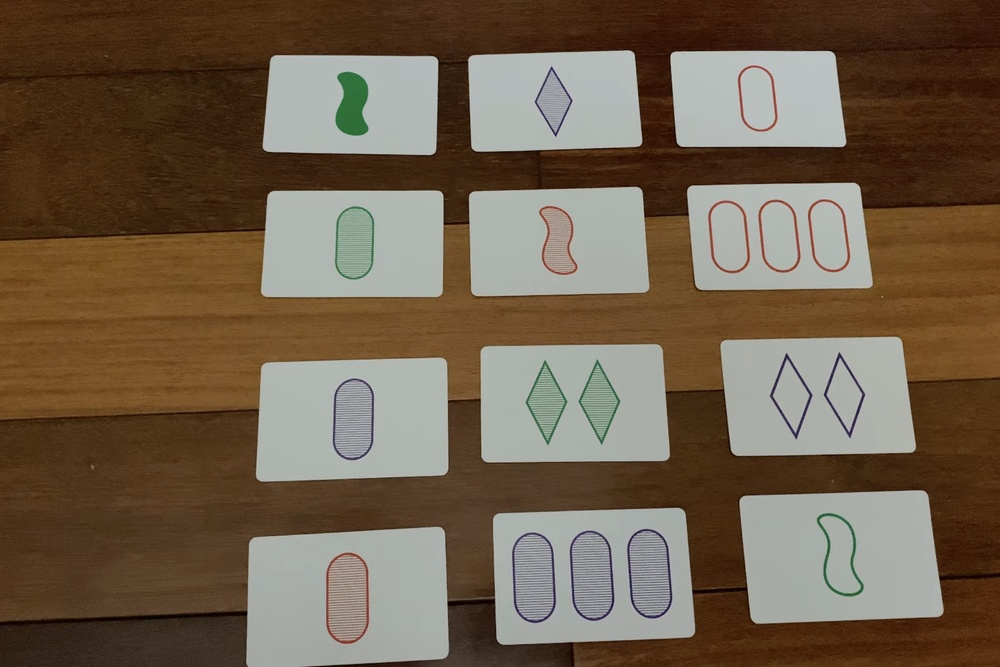
#> input picture test.jpg, 1000 x 667 px, shrunk from 2278 x 1520 before the run
$ python -i extract.py   (imports and definitions only)
#> lines starting #> are read from the running program, lines starting #| are printed output that depends on the picture; after the words box and inside, x2 and y2 are one past the last pixel; in counts of white or black regions, pixels touching at a corner belong together
import cv2 as cv
import numpy as np
import math
import statistics
from copy import deepcopy
import streamlit as st

BLUR_SIZE = 7
GAUSSIAN_DEV = 1000
BINARY_CAP = 165 #needs to be well-lit environment ¯\_(ツ)_/¯ (or does it?)
QUADRANGLE_TOLERANCE = .05 #0.1
CARDSIZE_TOLERANCE_UPPER = 2 #2.5
CARDSIZE_TOLERANCE_LOWER = 1/2 #2/5
NUM_CARDS_FOR_MEDIAN_HIGH = 15
NUM_CARDS_FOR_MEDIAN_LOW = 4
NUM_MAX_CARDS = 100 #in case of duplicates, which will be dealt with in find.py

R_1 = [(0, 0, 165), (180, 65, 255)]
R_2 = [(0, 0, 65), (180, 65, 255)]
R_3 = [(0, 0, 0), (180, 125, 255)]
RANGES = [R_1, R_2, R_3]#[LOW_SAT, MED_SAT, HIGH_SAT] #SAT_RANGE_EXTREME_LOW

def inRadius(candidate_centroid, equiv_class_centroid):
    for value in equiv_class_centroid:
        c = value[0]
        radius = value[1]
        if np.sqrt((candidate_centroid[0] - c[0])**2 + (candidate_centroid[1] - c[1])**2) <= radius:
            return True
    return False

def uniqueContours(contours, centers):
    contour_partition = {}
    centroid_partition = {} #equivalence classes
    size_of_partition = 0
    for i, cnt in enumerate(contours):
        centroid = centers[i]
        epsilon = QUADRANGLE_TOLERANCE*cv.arcLength(cnt, True)
        approx = cv.approxPolyDP(cnt, epsilon, True)
        _, width, height = standardize(np.reshape(approx, (4, 2)))
        radius = min(width, height) / 2
        count = 0
        for key in contour_partition:
            if inRadius(centroid, centroid_partition[key]):
                contour_partition[key].append(cnt) #'''deepcopy'''
                centroid_partition[key].append( (centroid, radius) )
                count += 1
        if count == 0:
            contour_partition[size_of_partition] = [cnt] #'''deepcopy'''
            centroid_partition[size_of_partition] = [(centroid, radius)]
            size_of_partition += 1

    unique_contours = []
    #get representatives, choosing contours with the least number of points
    for key, equiv_class in contour_partition.items():
        largestContourArea = max(list(map(lambda x : cv.contourArea(x), equiv_class)))
        def func(x):
            area = cv.contourArea(x)
            return area < largestContourArea * 2.25 and area > largestContourArea * 0.35
        largest_within_max = sorted(list(filter(func, equiv_class)), key = cv.contourArea, reverse = True)[:max(len(RANGES), 3)]
        smallest_by_contour_len = sorted(largest_within_max, key = len)
        representative_contour = smallest_by_contour_len[0].copy() #smallest_by_contour_len# #'''deepcopy'''
        unique_contours.append(representative_contour) #pick the contour with the least number of points


    return unique_contours

def filterContours(orig, contours):
    quads = []
    for cnt in contours:
        epsilon = QUADRANGLE_TOLERANCE*cv.arcLength(cnt, True)
        approx = cv.approxPolyDP(cnt, epsilon, True)
        if len(approx) == 4:
            quads.append(cnt)
    largestQuads = sorted(quads, key = cv.contourArea, reverse = True)
    intermediate = list(map(lambda x : cv.contourArea(x), largestQuads))
    largestAreas1 = intermediate[:NUM_CARDS_FOR_MEDIAN_HIGH]
    largestAreas2 = intermediate[:NUM_CARDS_FOR_MEDIAN_LOW] #'''deepcopy'''

    if len(largestAreas1) == 0:
        return []
    med1 = statistics.median(largestAreas1)
    med2 = statistics.median(largestAreas2)
    med = med2 if med1 < 0.2 * med2 else med1
    output = list(filter(lambda x: cv.contourArea(x) < CARDSIZE_TOLERANCE_UPPER * med and cv.contourArea(x) > CARDSIZE_TOLERANCE_LOWER * med, largestQuads))
    return output[:NUM_MAX_CARDS]

def thresholdAndFilterContours(hsv_img, ranges, extra_threshs):
    allContours = []
    allCenters = []
    threshs = []
    blurred = cv.GaussianBlur(hsv_img, (BLUR_SIZE, BLUR_SIZE), GAUSSIAN_DEV, GAUSSIAN_DEV)
    for range in ranges:
        threshs.append(cv.inRange(blurred, range[0], range[1]))
    for thresh in extra_threshs:
        threshs.append(thresh)

    for thresh in threshs:
#        st.image(thresh)
        conts, _ = cv.findContours(thresh, cv.RETR_LIST, cv.CHAIN_APPROX_SIMPLE)
        filteredContours = filterContours(hsv_img, conts)
        for cnt in filteredContours:
            M = cv.moments(cnt)
            c = (int(M['m10']/M['m00']), int(M['m01']/M['m00']))
            allCenters.append(c)
            allContours.append(cnt)

    unique_contours = uniqueContours(allContours, allCenters)
    last_filter = filterContours(hsv_img, unique_contours)

    assert len(last_filter) >= 0, "none of the thresholding ranges produced desirable contours?"
    return last_filter

def standardize(quadrangle):
    assert len(quadrangle) == 4, "Houston, we've got a problem: quadrangle is said to be made up of more than 4 points."
    points = []
    for point in quadrangle:
        points.append((point[0], point[1]))
    bottomRight = max(points, key = lambda x : sum(x))
    topLeft = min(points, key = lambda x: sum(x))
    points.remove(bottomRight)
    points.remove(topLeft)
    topRight = max(points, key = lambda x: x[0])
    points.remove(topRight)
    assert len(points) == 1, "Removing more than allowed points?"
    bottomLeft = points[0]
    width = min(math.dist(topLeft, topRight), math.dist(bottomLeft, bottomRight))
    height = min(math.dist(topLeft, bottomLeft), math.dist(topRight, bottomRight))
    return np.float32([topRight, topLeft, bottomLeft, bottomRight]), width, height

''' MOST GOING ON HERE '''
def getCardImagesAndTheirContours(orig_img):
    hsv_img = cv.cvtColor(orig_img, cv.COLOR_RGB2HSV)
#> hsv_img: shape (667, 1000, 3); mean H, S, V 32.2, 117.9, 115.6
    gray_img = cv.cvtColor(orig_img, cv.COLOR_RGB2GRAY)
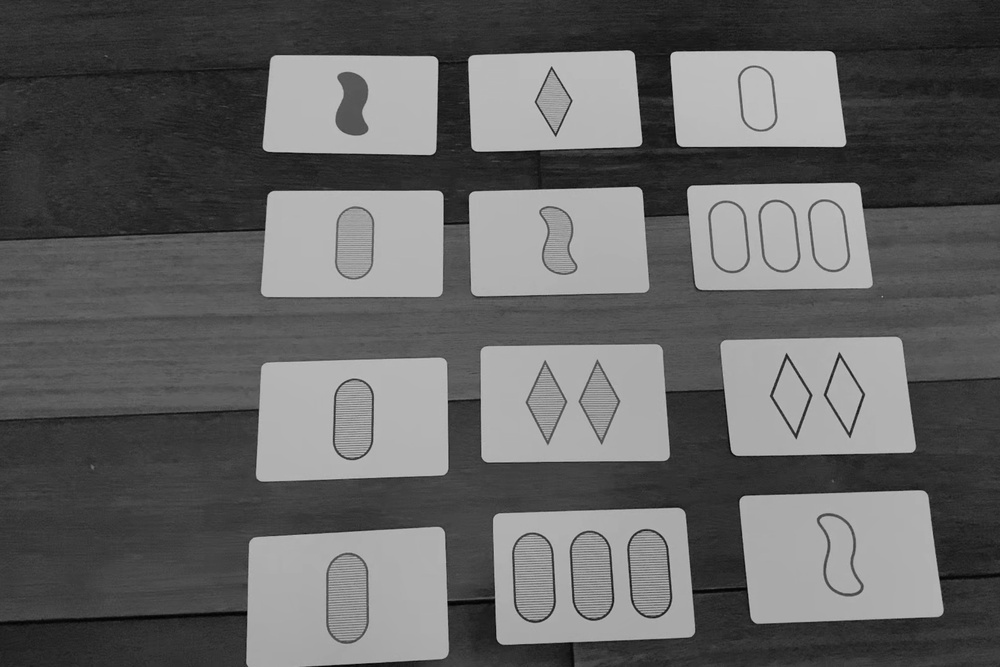
#> gray_img: shape (667, 1000); min 1, max 204, mean 99.5
    blurred = cv.GaussianBlur(gray_img, (BLUR_SIZE, BLUR_SIZE), GAUSSIAN_DEV, GAUSSIAN_DEV)
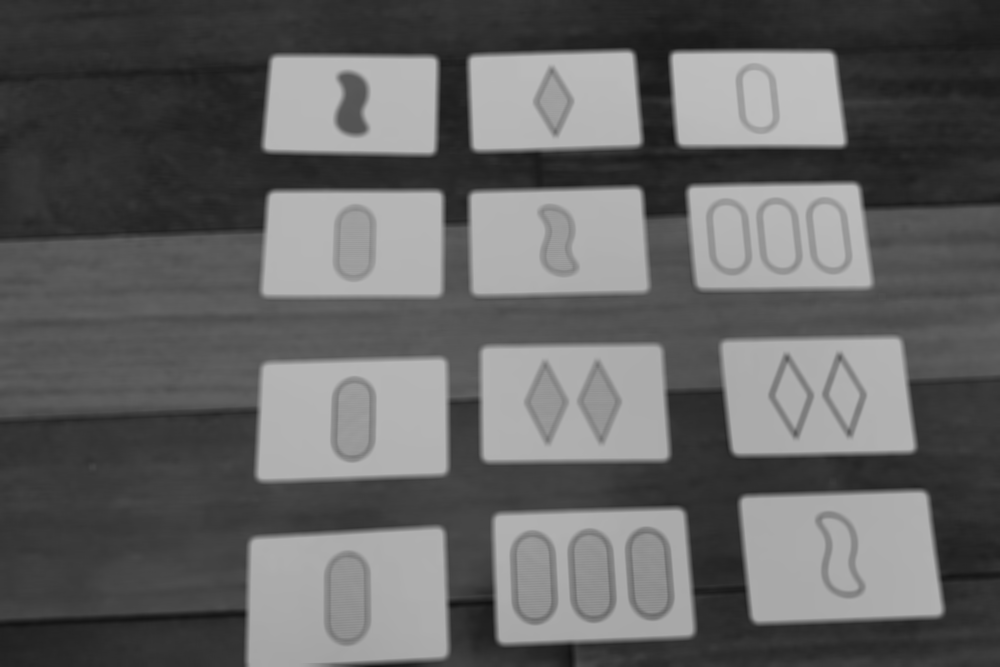
#> blurred: shape (667, 1000); min 18, max 193, mean 99.5
    _, thresh = cv.threshold(blurred, BINARY_CAP, 255, cv.THRESH_BINARY)
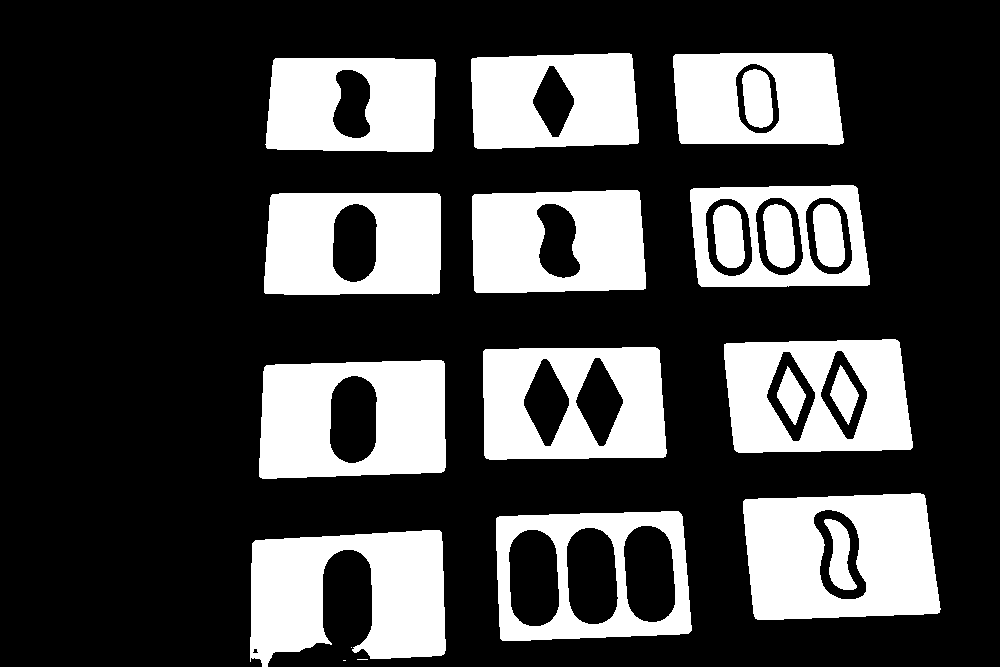
#> thresh: shape (667, 1000); 27.4% white; 22 white regions (3 under 20 px)
    cardContours = thresholdAndFilterContours(hsv_img, RANGES, [thresh])
#> in thresholdAndFilterContours, `blurred = cv.GaussianBlur(hsv_img, (BLUR_SIZE, BLUR_SIZE), GAUSSIAN_DE..`: blurred: shape (667, 1000, 3); mean H, S, V 32.2, 117.9, 115.6
#> after the loop in thresholdAndFilterContours, `for range in ranges:`: threshs = 3 items
#> the loop in thresholdAndFilterContours, `for thresh in extra_threshs:` made 1 pass
#> after the loop in thresholdAndFilterContours, `for thresh in extra_threshs:`: threshs = 4 items
#> the loop in thresholdAndFilterContours, `for thresh in threshs:` made 4 passes
#> (largestAreas2 in filterContours, med1 in filterContours, med2 in filterContours, med in filterContours) on passes 1 to 4: ([24249.5, 23479, 22293, 20859.5], 16953, 22886, 16953), ([26041, 25009, 23352.5, 21875.5], 17756, 24180.8, 17756), ([24678, 23714, 22620.5, 21869.5], 17257.5, 23167.2, 17257.5), ([23312, 22135.5, 20585, 19586], 16743, 21360.2, 16743)
#> after the loop in thresholdAndFilterContours, `for thresh in threshs:`: allCenters = 45 pairs, first value 346 to 839, second value 98 to 598; allContours = 45 contours; largest, box (x1, y1, x2, y2) and area: (245, 527, 451, 667) 26041, (493, 509, 694, 646) 25009, (738, 490, 944, 624) 24678, (250, 530, 446, 667) 24250, (254, 355, 452, 485) 23714
#> the loop in uniqueContours, `for i, cnt in enumerate(contours):` made 45 passes
#> (centroid, epsilon, approx, width, height, radius) on passes 1 to 7: ((346, 597), 32.32, [[441, 531], [254, 540], [251, 666], [442, 655]], 187.2, 124, 62), ((591, 575), 31.45, [[681, 513], [498, 516], [500, 638], [689, 633]], 183, 120.3, 60.13), ((839, 556), 31.04, [[925, 496], [744, 499], [754, 617], [938, 613]], 181, 117.7, 58.86), ((352, 418), 29.85, [[444, 362], [265, 365], [259, 477], [444, 471]], 179, 109, 54.5), ((572, 402), 29.07, [[483, 350], [485, 458], [666, 455], [657, 347]], 174, 108, 54.01), ((817, 395), 29.12, [[899, 341], [724, 343], [735, 451], [911, 449]], 175, 108.6, 54.28), ((353, 243), 27.37, [[270, 196], [264, 293], [439, 293], [438, 193]], 168, 97.19, 48.59)
#> after the loop in uniqueContours, `for i, cnt in enumerate(contours):`: centroid_partition = 12 items; size_of_partition = 12
#> the loop in uniqueContours, `for key, equiv_class in contour_partition.items():` made 12 passes
#> largestContourArea on passes 1 to 9: 26041, 25009, 24678, 23714, 22620.5, 21869.5, 19679.5, 19016, 19147.5
    cardImages = []
    quadrangles = []
    cardCenters = []
    for cnt in cardContours:
        epsilon = QUADRANGLE_TOLERANCE * cv.arcLength(cnt, True)
        quadrangle = cv.approxPolyDP(cnt, epsilon, True)
        quadrangles.append(quadrangle)
        reshapedQuad = np.reshape(quadrangle, (4, 2))
        def midpoint_pos(p1, p2):
            return (int(.5 * p1[0] + 0.5 * p2[0]), int(0.5 * p1[1] + 0.5 * p2[1]))
        corners, width, height = standardize(reshapedQuad)
        cardCenters.append(midpoint_pos(corners[1], corners[2]))
        Mat = cv.getPerspectiveTransform(corners, np.float32([[width, 0], [0, 0], [0, height], [width, height]]))
        extractedCard = cv.warpPerspective(orig_img, Mat, (int(width), int(height)), flags = cv.INTER_LINEAR)
        cardImages.append(extractedCard)
#> this loop made 12 passes
#> pass 1, in getCardImagesAndTheirContours, `extractedCard = cv.warpPerspective(orig_img, Mat, (int(width), int(hei..`:
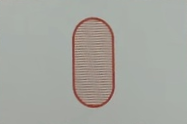
#> extractedCard: shape (124, 187, 3); mean R, G, B 165.6, 166.5, 160
#> pass 2, in getCardImagesAndTheirContours, `extractedCard = cv.warpPerspective(orig_img, Mat, (int(width), int(hei..`:
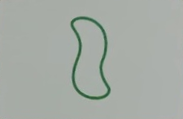
#> extractedCard: shape (119, 183, 3); mean R, G, B 165.1, 171.5, 165.1
#> pass 3, in getCardImagesAndTheirContours, `extractedCard = cv.warpPerspective(orig_img, Mat, (int(width), int(hei..`:
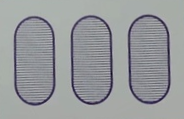
#> extractedCard: shape (119, 184, 3); mean R, G, B 151.2, 153.7, 155.9

    return cardImages, quadrangles, cardCenters


>>> import cv2
>>> picture = cv2.cvtColor(cv2.imread('test.jpg'), cv2.COLOR_BGR2RGB)
>>> result = getCardImagesAndTheirContours(picture)
